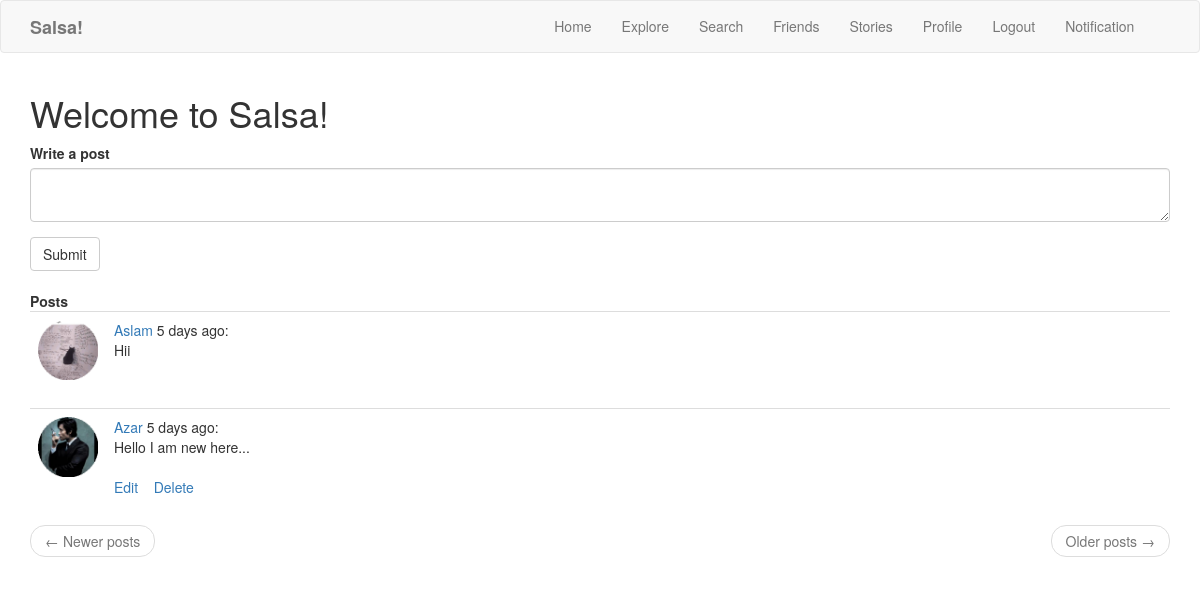
The page /index (signed in) on the database its author committed.
### app/models.py (models this page shows, shortened)
class Post(db.Model):
    id = db.Column(db.Integer, primary_key=True)
    body = db.Column(db.String(140))
    timestamp = db.Column(db.DateTime, index=True, default=datetime.utcnow)
    user_id = db.Column(db.Integer, db.ForeignKey('user.id'))

class User(UserMixin, db.Model):
    id = db.Column(db.Integer, primary_key=True)
    username = db.Column(db.String(64), index=True, unique=True)
    email = db.Column(db.String(120), index=True, unique=True)
    password_hash = db.Column(db.String(128))
    posts = db.relationship('Post', backref='author', lazy='dynamic')
    comments= db.relationship('Article1', backref='author', lazy='dynamic')
    about_me = db.Column(db.String(140))
    last_seen = db.Column(db.DateTime, default=datetime.utcnow)
    followed = db.relationship(
        'User', secondary=followers,
        primaryjoin=(followers.c.follower_id == id),
        secondaryjoin=(followers.c.followed_id == id),
        backref=db.backref('followers', lazy='dynamic'), lazy='dynamic')
    messages_sent = db.relationship('Message', foreign_keys='Message.sender_id',backref='author', lazy='dynamic')
    messages_received = db.relationship('Message', foreign_keys='Message.recipient_id', backref='recipient', lazy='dynamic')
    last_message_read_time = db.Column(db.DateTime)
    requests = db.relationship('Friend', foreign_keys='Friend.request_id',backref='author', lazy='dynamic')
    receives = db.relationship('Friend', foreign_keys='Friend.receive_id', backref='recipient', lazy='dynamic')
    def new_messages(self):
        last_read_time = self.last_message_read_time or datetime(1900, 1, 1)
        return Message.query.filter_by(recipient=self).filter(Message.timestamp > last_read_time).count()
    def followed_posts(self):
        followed = Post.query.join(
            followers, (followers.c.followed_id == Post.user_id)).filter(
                followers.c.follower_id == self.id)
        own = Post.query.filter_by(user_id=self.id)
        return followed.union(own).order_by(Post.timestamp.desc())

### app/routes.py (the view)
@app.route('/', methods=['GET', 'POST'])
@app.route('/index', methods=['GET', 'POST'])
@login_required
def index():
    form = PostForm()
    if form.validate_on_submit():
        post = Post(body=form.post.data, author=current_user)
        db.session.add(post)
        db.session.commit()
        flash('Your post is now live!')
        return redirect(url_for('index'))
    page = request.args.get('page', 1, type=int)
    posts = current_user.followed_posts().paginate(
        page, app.config['POSTS_PER_PAGE'], False)
    next_url = url_for('index', page=posts.next_num) \
        if posts.has_next else None
    prev_url = url_for('index', page=posts.prev_num) \
        if posts.has_prev else None
    return render_template('index.html', title='Home', form=form,posts=posts.items,user=user, next_url=next_url, prev_url=prev_url,posttype=True)

### app/forms.py
class PostForm(FlaskForm):
    post = TextAreaField('Write a post', validators=[DataRequired()])
    submit = SubmitField('Submit')

### app/models.py (called while the page is built)
@login.user_loader
def load_user(id):
    return User.query.get(int(id))

### app/routes.py (called while the page is built)
@app.before_request
def before_request():
    if current_user.is_authenticated:
        current_user.last_seen = datetime.utcnow()
        db.session.commit()

### app/templates/index.html
{% extends "base.html" %}
{% import 'bootstrap/wtf.html' as wtf %}
{% block app_content %}
    <h1>Welcome to Salsa!</h1>
    {% if form %}
    {{ wtf.quick_form(form) }}
    <br>
    {% endif %}
    <b>Posts</b>
    {% for post in posts %}
        {% include '_post.html' %}
    {% endfor %}
    <nav aria-label="...">
        <ul class="pager">
            <li class="previous{% if not prev_url %} disabled{% endif %}">
                <a href="{{ prev_url or '#' }}">
                    <span aria-hidden="true">&larr;</span> Newer posts
                </a>
            </li>
            <li class="next{% if not next_url %} disabled{% endif %}">
                <a href="{{ next_url or '#' }}">
                    Older posts <span aria-hidden="true">&rarr;</span>
                </a>
            </li>
        </ul>
    </nav>
{% endblock %}

### app/templates/_post.html (shortened to what this page needs)
    <table class="table table-hover">
        <tr>
            <td width="60px">
                <a href="{{ url_for('user', username=post.author.username) }}">
                    <img src="/static/{{post.author.username}}.png" style="width: 60px">
                </a>
            </td>
            <td>
                <a href="{{ url_for('user', username=post.author.username) }}">
                    {{ post.author.username }}
                </a>
                 {{ moment(post.timestamp).fromNow() }}:
                <br>
                {{ post.body }}
                <br>
                <br>
                {% if posttype %}
                {% if current_user.username==post.author.username %}
                    <a href="{{url_for('editpost',post=post.body)}}">Edit</a>&nbsp;&nbsp;&nbsp;&nbsp;<a href="{{url_for('deletepost',post=post.body)}}">Delete</a>
                {% endif %}
                {% endif %}
            </td>
        </tr>
    </table>

### rows shown on the page
Post: author.username (picture), author.username "Aslam", timestamp "5 days ago", body "Hii"
Post: author.username (picture), author.username "Azar", timestamp "5 days ago", body "Hello I am new here..."
